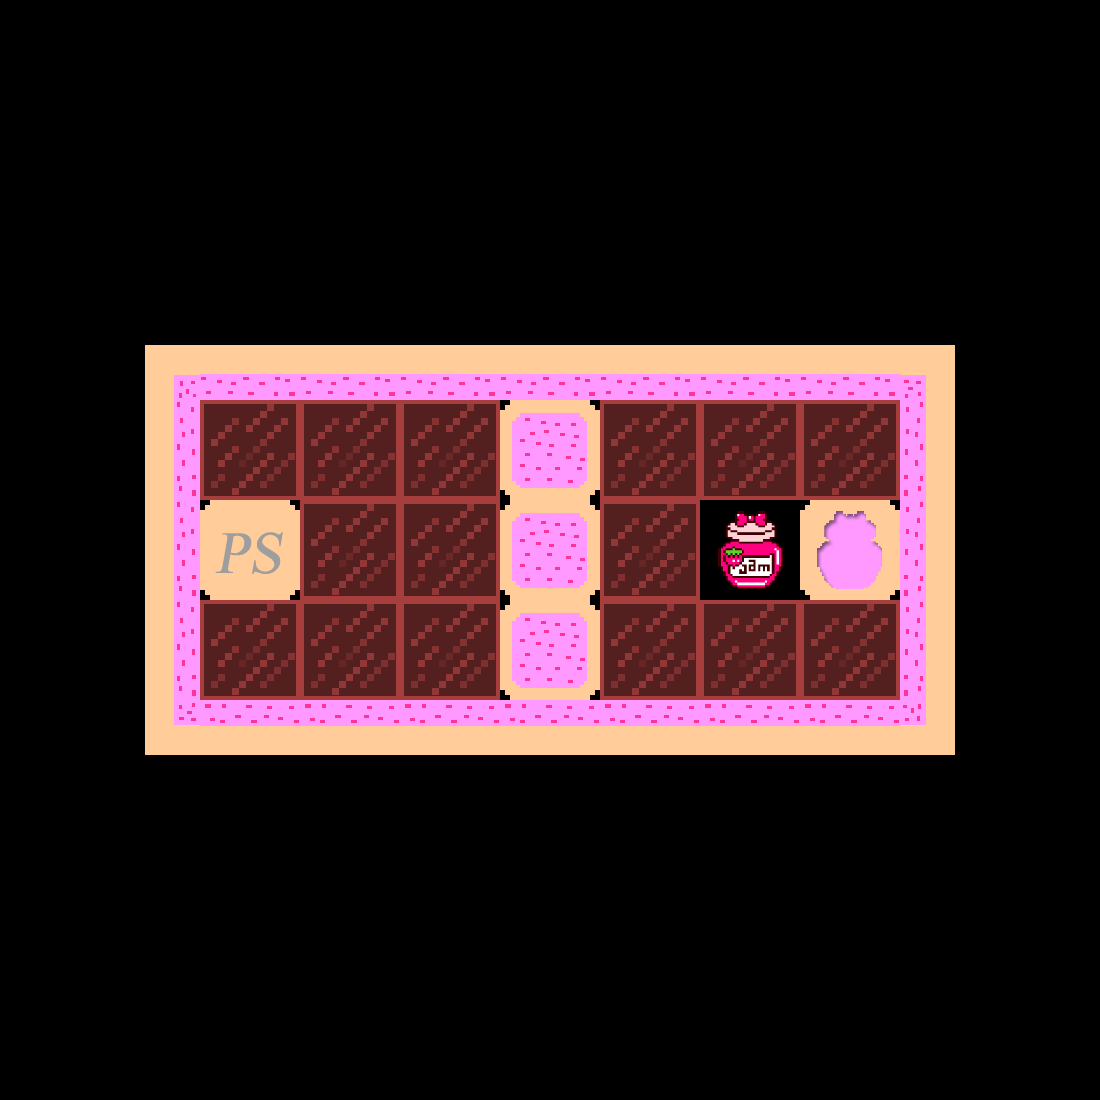

This game map was drawn from its Tiled (.tmx) file and the tilesets committed beside it. A one-line description and the trimmed map source follow:
An orthogonal 11x11 tile map with 100x100 px tiles, 1 tile layer (Calque de Tile 1).

<map version="1.0" orientation="orthogonal" width="11" height="11" tilewidth="100" tileheight="100">
 <properties>
  <property name="eatPower" value="1" />
  <property name="par" value="5" />
 </properties>
 <tileset firstgid="1" name="newTileSet" tilewidth="100" tileheight="100">
  <image source="../img/sprite/game/newTileSet.png" width="700" height="400" />
 </tileset>
 <layer name="Calque de Tile 1" width="11" height="11">
  <data>[121 cells, 45 non-empty, 13 distinct tile ids]</data>
 </layer>
</map>
